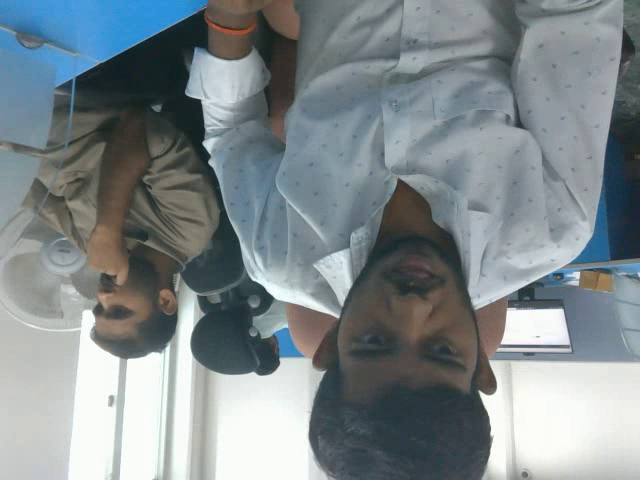
#> input picture frame 3 of output.avi, 640 x 480 px, given in place of the camera
$ jupyter execute --allow-errors Working_with_videos.ipynb   (text cells are left out)
#> lines starting #> are read from the running program, lines starting #| are printed output that depends on the picture; pictures that were not available may be replaced by others from this repository, and a replacement may not be noted
#> (a cell that did not finish here is left out)

[cell 2]
import numpy as np
import cv2

cap = cv2.VideoCapture(0)

while(True):
    # Capture frame-by-frame
    ret, frame = cap.read()
#> frame is the input picture: shape (480, 640, 3); mean B, G, R 140.2, 136.8, 127.1

    # Our operations on the frame come here
    gray = cv2.cvtColor(frame, cv2.COLOR_BGR2RGB )

    # Display the resulting frame
    cv2.imshow('frame',gray)
    if cv2.waitKey(1) & 0xFF == ord('q'):
#> (key q is pressed here)
        break

# When everything done, release the capture
cap.release()
cv2.destroyAllWindows()

[cell 3]
import numpy as np
import cv2

cap = cv2.VideoCapture('mrbean.avi')

while(cap.isOpened()):
    ret, frame = cap.read()

    gray = cv2.cvtColor(frame, cv2.COLOR_BGR2GRAY)
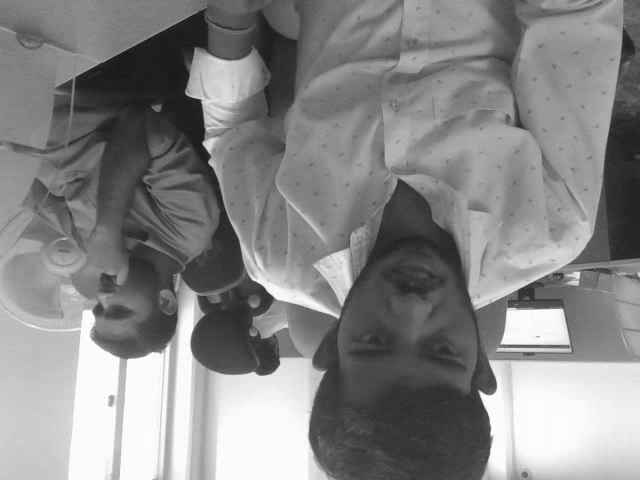
#> gray: shape (480, 640); min 23, max 255, mean 134.2

    cv2.imshow('frame',gray)
    if cv2.waitKey(1) & 0xFF == ord('q'):
#> (key q is pressed here)
        break

cap.release()
cv2.destroyAllWindows()

[cell 4]
import numpy as np
import cv2

cap = cv2.VideoCapture(0)

# Define the codec and create VideoWriter object
fourcc = cv2.VideoWriter_fourcc(*'XVID')
out = cv2.VideoWriter('output.avi',fourcc, 20.0, (640,480))

while(cap.isOpened()):
    ret, frame = cap.read()
    if ret==True:
        frame = cv2.flip(frame,0)
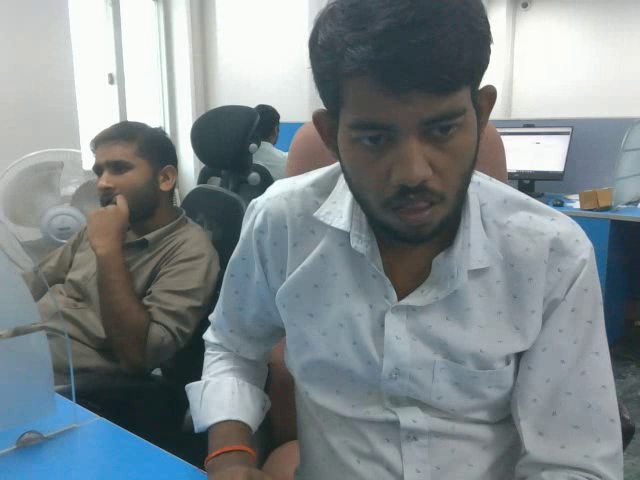
#> frame: shape (480, 640, 3); mean B, G, R 140.2, 136.8, 127.1

        # write the flipped frame
        out.write(frame)

        cv2.imshow('frame',frame)
        if cv2.waitKey(1) & 0xFF == ord('q'):
#> (key q is pressed here)
            break
    else:
        break

# Release everything if job is finished
cap.release()
out.release()
cv2.destroyAllWindows()

$ run again, starting later in the video
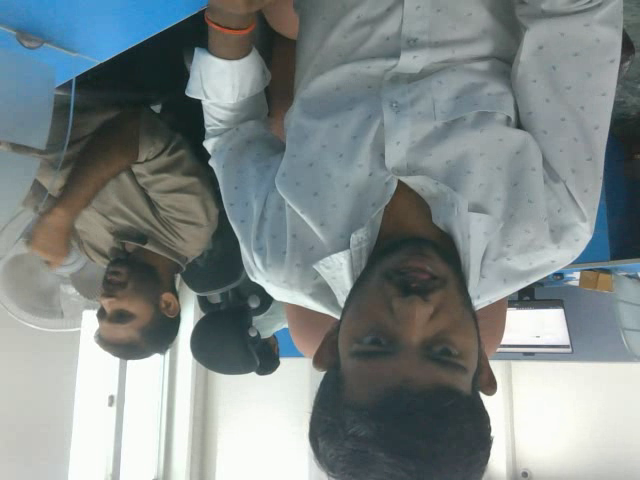
#> input picture frame 17 of output.avi, 640 x 480 px, given in place of the camera
#> frame is the input picture: shape (480, 640, 3); mean B, G, R 137, 136.6, 127
#> `gray = cv2.cvtColor(frame, cv2.COLOR_BGR2GRAY)`:
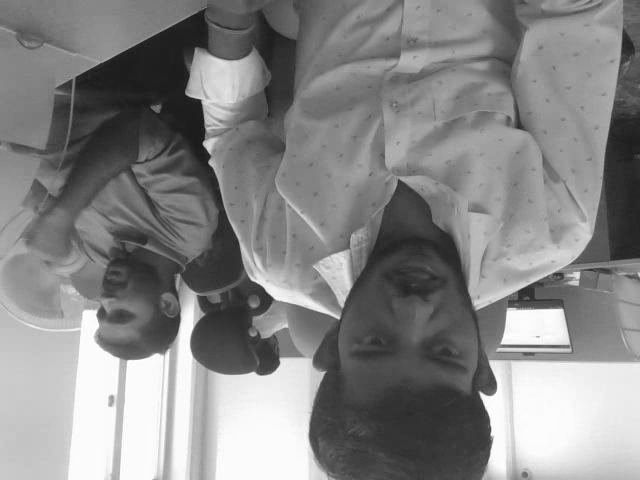
#> gray: shape (480, 640); min 24, max 255, mean 133.7
#> `frame = cv2.flip(frame,0)`:
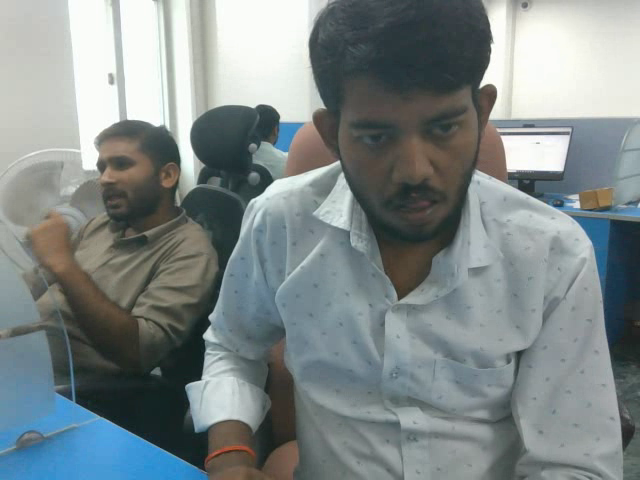
#> frame: shape (480, 640, 3); mean B, G, R 137, 136.6, 127

$ run again, starting later in the video
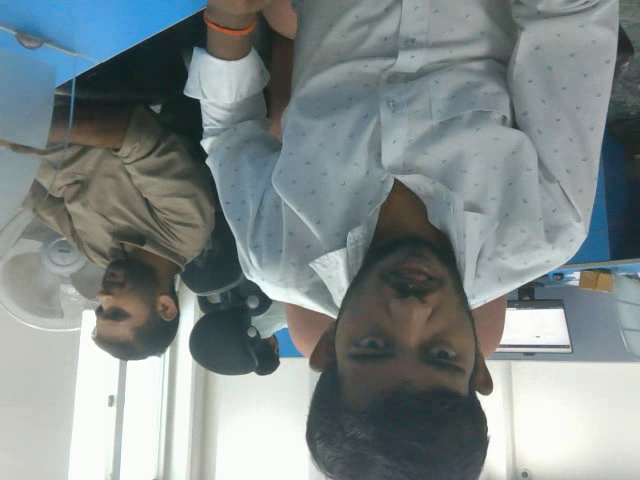
#> input picture frame 31 of output.avi, 640 x 480 px, given in place of the camera
#> frame is the input picture: shape (480, 640, 3); mean B, G, R 137.9, 137.4, 127.7
#> `gray = cv2.cvtColor(frame, cv2.COLOR_BGR2GRAY)`:
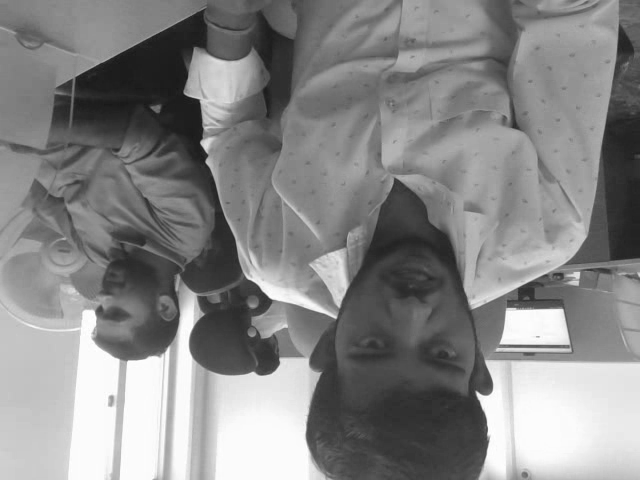
#> gray: shape (480, 640); min 22, max 255, mean 134.5
#> `frame = cv2.flip(frame,0)`:
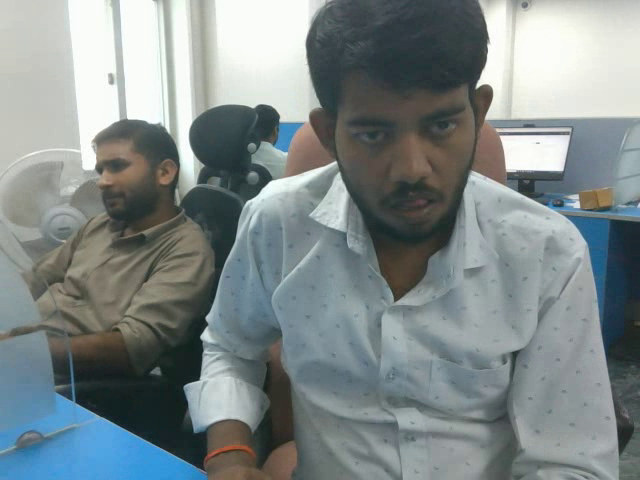
#> frame: shape (480, 640, 3); mean B, G, R 137.9, 137.4, 127.7
